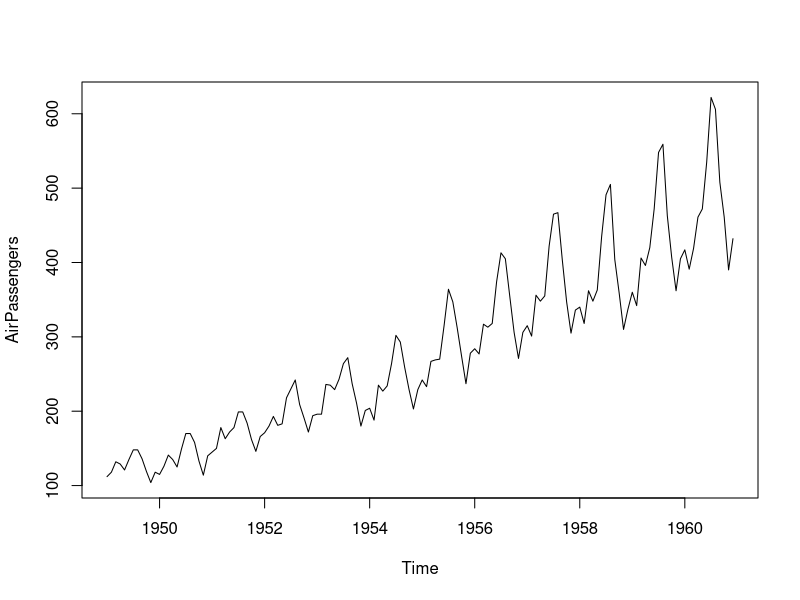
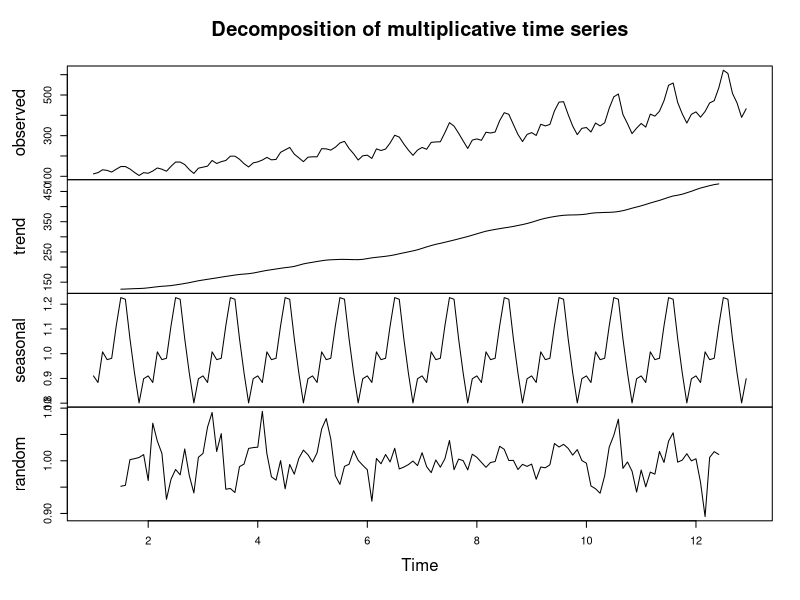
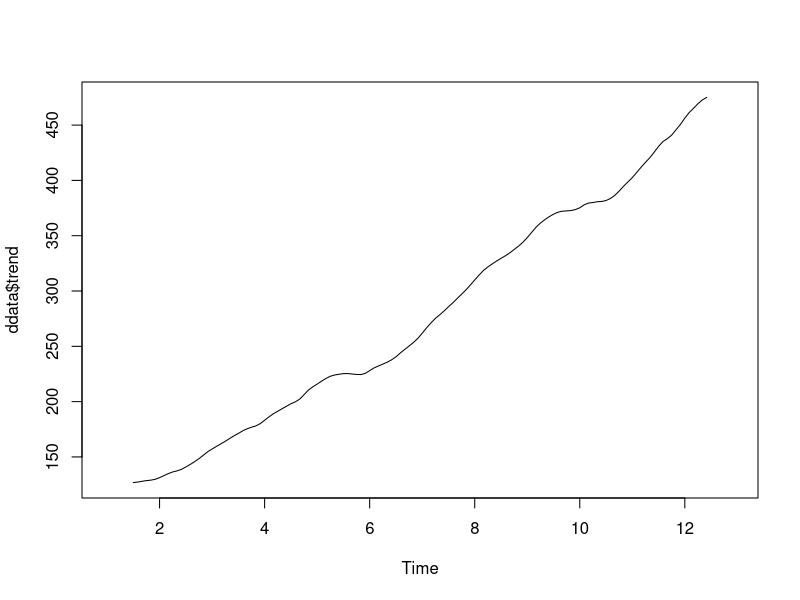
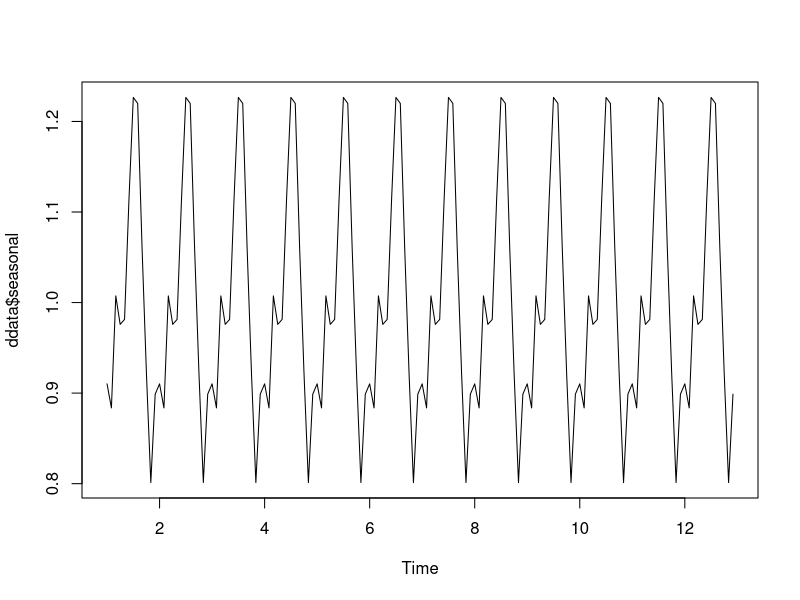
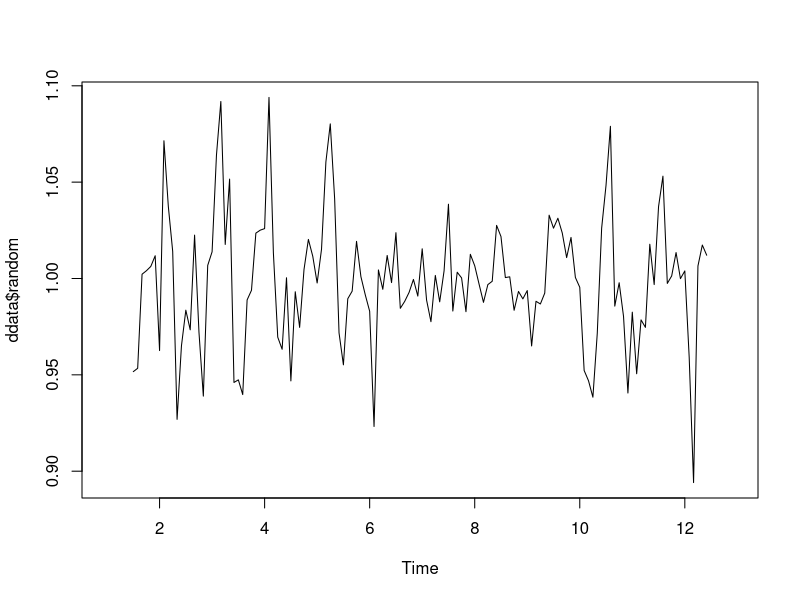
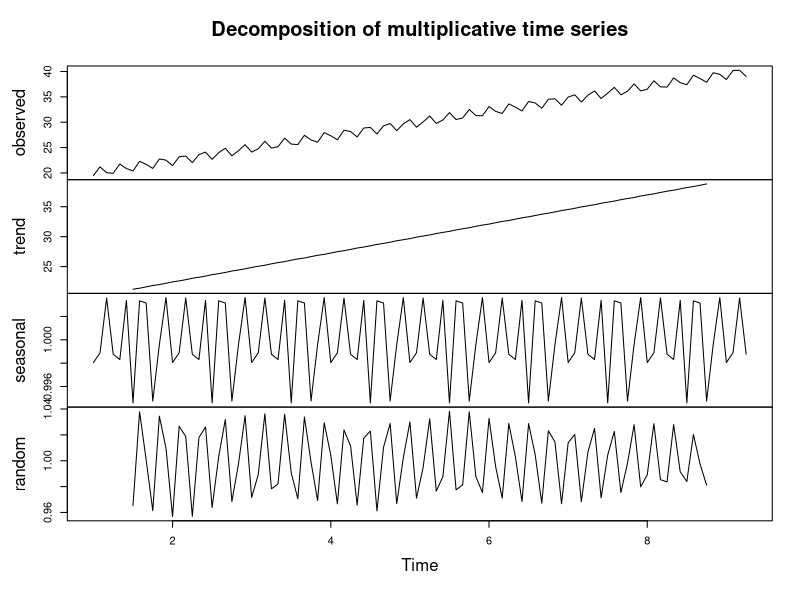
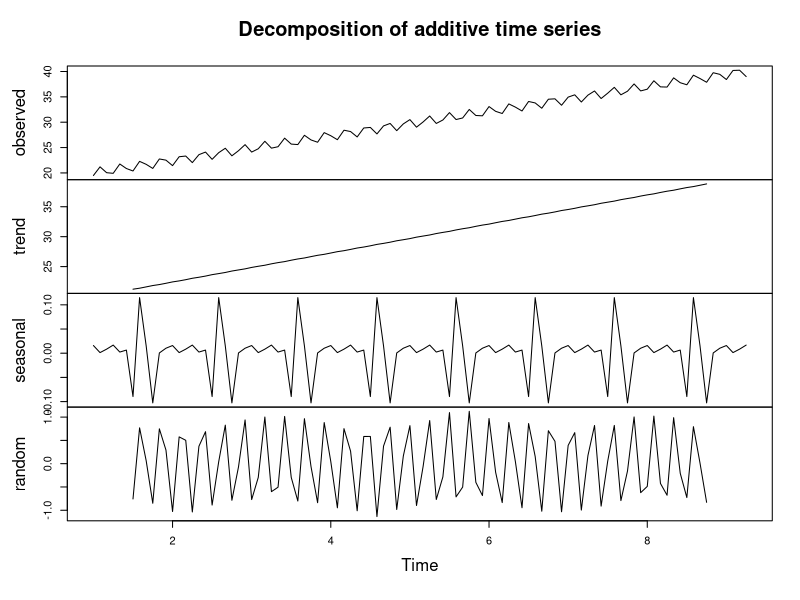

These figures' R source, in order:
library(forecast)

data("AirPassengers")
class(AirPassengers)

print(AirPassengers)

start(AirPassengers)
end(AirPassengers)

summary(AirPassengers)

plot(AirPassengers)

tsdata <- ts(AirPassengers, frequency=12)

ddata <- decompose(tsdata, "multiplicative")

plot(ddata)

plot(ddata$trend)
plot(ddata$seasonal)
plot(ddata$random)

#help(ts)

trend = seq(10, 30, length = 100)
X = 10 + trend + sin(10 * trend)

tsdata2 <- ts(X, frequency=12)

ddata2 <- decompose(tsdata2, "multiplicative")

plot(ddata2)

ddata3 <- decompose(tsdata2, "additive")

plot(ddata3)
